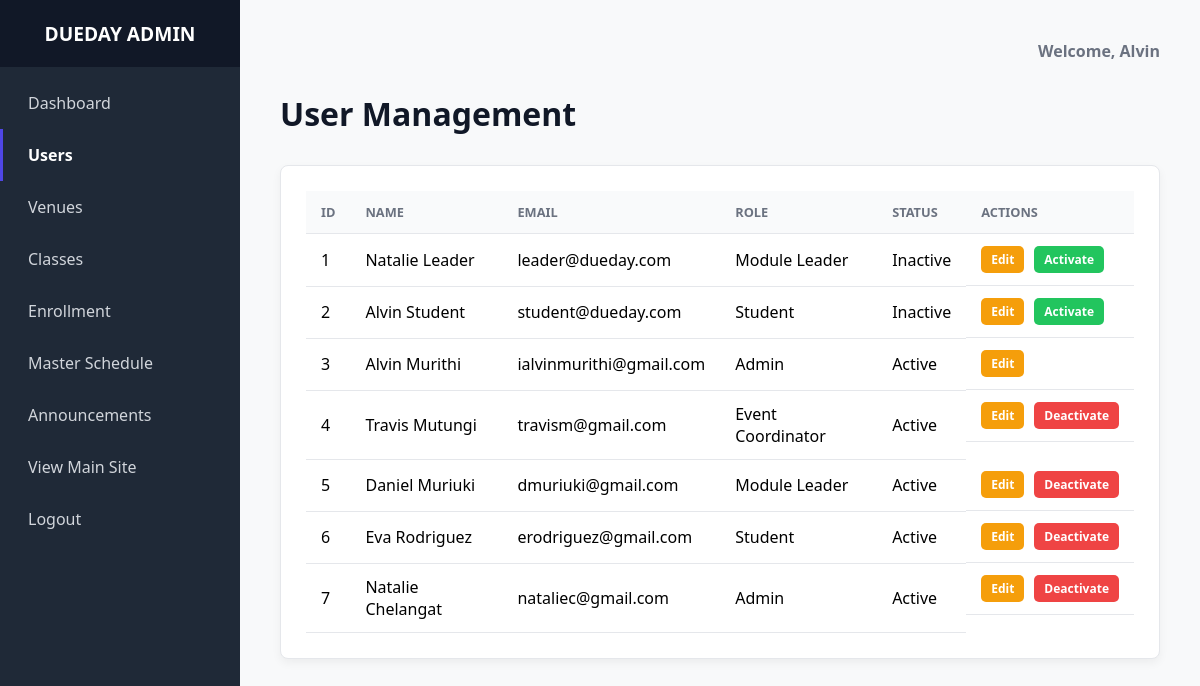
Page /admin/admin_users.php (signed in) on the earlier database version.
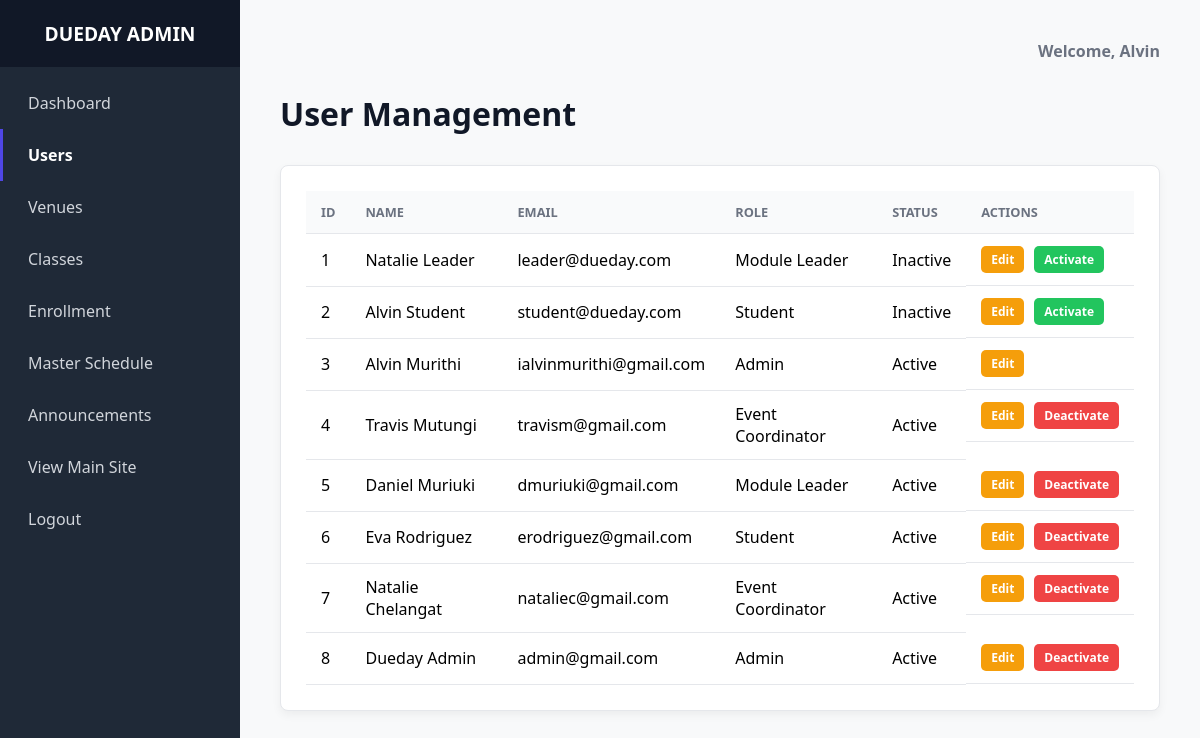
Same page on the later database version.
### tables this page shows
CREATE TABLE `users` (
  `User_ID` int(11) NOT NULL,
  `Email` varchar(100) NOT NULL,
  `Password` varchar(255) NOT NULL,
  `F_Name` varchar(50) NOT NULL,
  `L_Name` varchar(50) NOT NULL,
  `Role_ID` int(11) NOT NULL,
  `status` varchar(20) NOT NULL DEFAULT 'active'
);

CREATE TABLE `role` (
  `Role_ID` int(11) NOT NULL,
  `Role_Name` varchar(50) NOT NULL
);

### admin/admin_users.php (the view, shortened to what this page needs)
<?php
require_once 'templates/header.php';
$users = $conn->query("SELECT u.User_ID, u.F_Name, u.L_Name, u.Email, u.status, r.Role_Name FROM Users u JOIN Role r ON u.Role_ID = r.Role_ID ORDER BY u.User_ID ASC")->fetch_all(MYSQLI_ASSOC);
?>
<h1 class="page-title">User Management</h1>
<div class="management-section">
    <table>
        <thead><tr><th>ID</th><th>Name</th><th>Email</th><th>Role</th><th>Status</th><th>Actions</th></tr></thead>
        <tbody>
            <?php foreach ($users as $user): ?>
                <tr>
                    <td><?php echo $user['User_ID']; ?></td>
                    <td><?php echo htmlspecialchars($user['F_Name'] . ' ' . $user['L_Name']); ?></td>
                    <td><?php echo htmlspecialchars($user['Email']); ?></td>
                    <td><?php echo htmlspecialchars($user['Role_Name']); ?></td>
                    <td><span class="status-<?php echo $user['status']; ?>"><?php echo htmlspecialchars(ucfirst($user['status'])); ?></span></td>
                    <td class="action-cell">
                        <a href="edit_user.php?id=<?php echo $user['User_ID']; ?>" class="table-action-btn edit">Edit</a>
                        <?php if ($user['User_ID'] != $_SESSION['user_id']): ?>
                        <form method="POST" action="admin_users.php" data-confirm="Are you sure you want to change this user's status?">
                            <button type="submit" class="table-action-btn <?php echo ($user['status'] === 'active') ? 'delete' : 'activate'; ?>">
                                <?php echo ($user['status'] === 'active') ? 'Deactivate' : 'Activate'; ?>
                            </button>
                        </form>
                        <?php endif; ?>
                    </td>
                </tr>
            <?php endforeach; ?>
        </tbody>
    </table>
</div>
<?php require_once 'templates/footer.php'; ?>

### admin/templates/header.php (shortened to what this page needs)
<?php
$admin_name = $_SESSION['user_fname'] ?? 'Admin';
$current_page = basename($_SERVER['PHP_SELF']);
?>
<!DOCTYPE html>
<html lang="en">
<head>
    <link rel="stylesheet" href="../assets/css/admin.css">
</head>
<body>
    <div class="admin-container">
        <div class="admin-sidebar">
            <div class="admin-logo"><span>DUEDAY ADMIN</span></div>
            <ul class="admin-nav-menu">
                <li class="<?php if ($current_page == 'admin_dashboard.php') echo 'active'; ?>">
                    <a href="admin_dashboard.php">Dashboard</a>
                </li>
                <li class="<?php if ($current_page == 'admin_users.php' || $current_page == 'edit_user.php') echo 'active'; ?>">
                    <a href="admin_users.php">Users</a>
                </li>
                <li class="<?php if ($current_page == 'admin_venues.php') echo 'active'; ?>">
                    <a href="admin_venues.php">Venues</a>
                </li>
                <li class="<?php if ($current_page == 'admin_classes.php') echo 'active'; ?>">
                    <a href="admin_classes.php">Classes</a>
                </li>
                 <li class="<?php if ($current_page == 'admin_enroll_students.php') echo 'active'; ?>">
                    <a href="admin_enroll_students.php">Enrollment</a>
                </li>
                <li class="<?php if ($current_page == 'admin_manage_schedule.php') echo 'active'; ?>">
                    <a href="admin_manage_schedule.php">Master Schedule</a>
                </li>
                <li class="<?php if ($current_page == 'admin_announcements.php') echo 'active'; ?>">
                    <a href="admin_announcements.php">Announcements</a>
                </li>
                <li><a href="../home.php" target="_blank">View Main Site</a></li>
                <li><a href="../auth/logout.php">Logout</a></li>
            </ul>
        </div>
        <div class="admin-main-content">
            <header class="admin-header">
                <div class="profile-info">Welcome, <?php echo htmlspecialchars($admin_name); ?></div>
            </header>

### admin/templates/footer.php (shortened to what this page needs)
        </div> </div> <script src="../admin.js"></script>
</body>
</html>

### assets/css/admin.css (style rules this page uses)
:root { --admin-bg: #f8f9fa; --sidebar-bg: #1f2937; --sidebar-text: #d1d5db; --sidebar-hover-bg: #374151; --sidebar-active-bg: #4f46e5; --card-bg: #ffffff; --card-shadow: rgba(0, 0, 0, 0.05); --border-color: #e5e7eb; --header-text: #111827; --subtle-text: #6b7280; --blue-accent: #4f46e5; --red-accent: #ef4444; --green-accent: #22c55e; --amber-accent: #f59e0b; }
* { margin: 0; padding: 0; box-sizing: border-box; font-family: system-ui, -apple-system, BlinkMacSystemFont, 'Segoe UI', Roboto, Oxygen, Ubuntu, Cantarell, 'Open Sans', 'Helvetica Neue', sans-serif; }
body { background-color: var(--admin-bg); }
.admin-container { display: flex; }
.admin-sidebar { width: 240px; background-color: var(--sidebar-bg); color: var(--sidebar-text); min-height: 100vh; flex-shrink: 0; }
.admin-logo { padding: 20px; font-size: 1.2rem; font-weight: bold; text-align: center; color: white; background-color: #111827; }
.admin-nav-menu { list-style: none; margin-top: 10px; }
.admin-nav-menu li a { display: block; padding: 15px 25px; text-decoration: none; color: var(--sidebar-text); transition: background-color 0.2s, color 0.2s; border-left: 3px solid transparent; }
.admin-nav-menu li.active a { color: white; font-weight: 600; border-left-color: var(--blue-accent); }
.admin-main-content { flex: 1; padding: 40px; }
.admin-header { display: flex; justify-content: flex-end; align-items: center; margin-bottom: 30px; }
.profile-info { font-weight: 600; color: var(--subtle-text); }
.page-title { font-size: 2rem; color: var(--header-text); margin-bottom: 30px; }
.management-section, .widget { background-color: var(--card-bg); padding: 25px; border-radius: 8px; box-shadow: 0 4px 10px var(--card-shadow); border: 1px solid var(--border-color); margin-bottom: 30px; }
table { width: 100%; border-collapse: collapse; }
th, td { padding: 12px 15px; text-align: left; border-bottom: 1px solid var(--border-color); }
th { background-color: #f9fafb; font-size: 0.8rem; text-transform: uppercase; color: var(--subtle-text); }
.action-cell { display: flex; gap: 10px; align-items: center; }
.table-action-btn { padding: 5px 10px; border-radius: 5px; cursor: pointer; font-size: 12px; font-weight: 600; text-decoration: none; border: none; display: inline-block; color: white; }
.table-action-btn.edit { background-color: var(--amber-accent); }
.table-action-btn.delete { background-color: var(--red-accent); }
.table-action-btn.activate { background-color: var(--green-accent); }

Differences in the rows shown:
changed users "Natalie Chelangat": Role_ID.Role_Name "Admin" → "Event Coordinator"
added users: User_ID "8", F_Name+L_Name "Dueday Admin", Email "admin@gmail.com", Role_ID.Role_Name "Admin", status "Active", shows "Deactivate"
